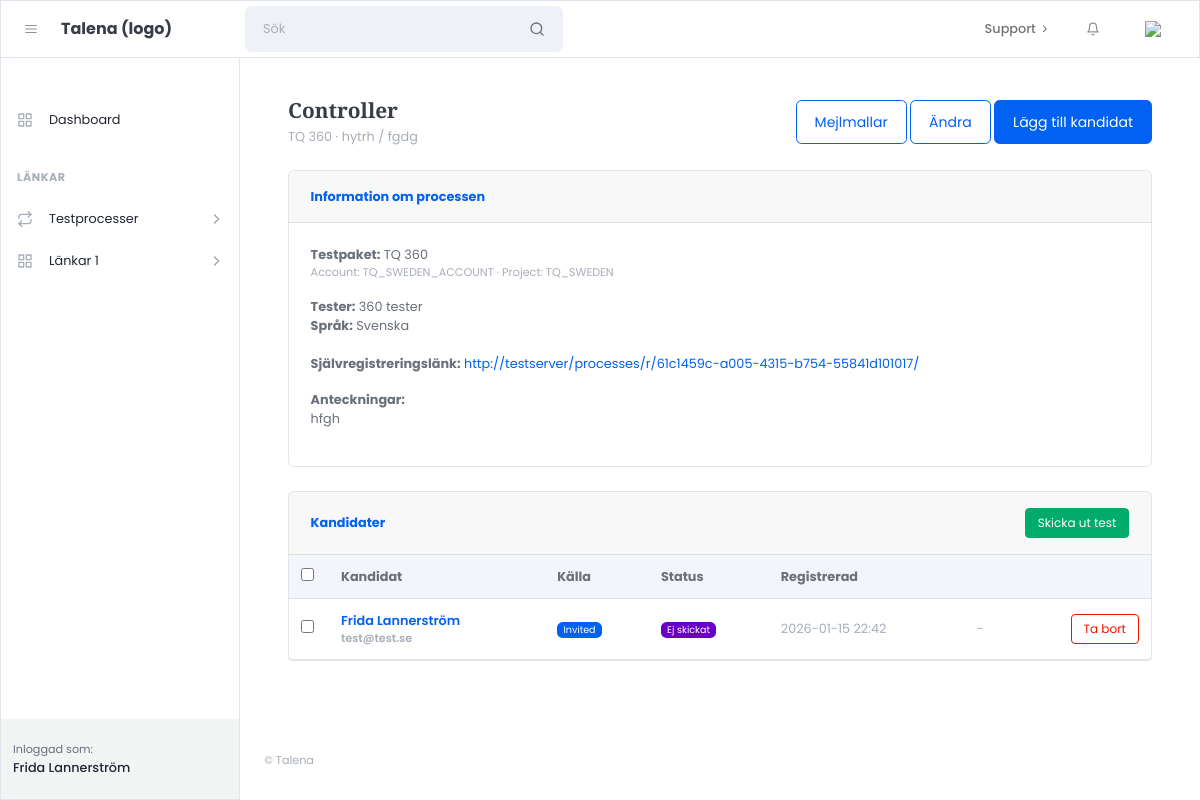
/processes/2/ (signed in), run on an earlier commit of the app's database.
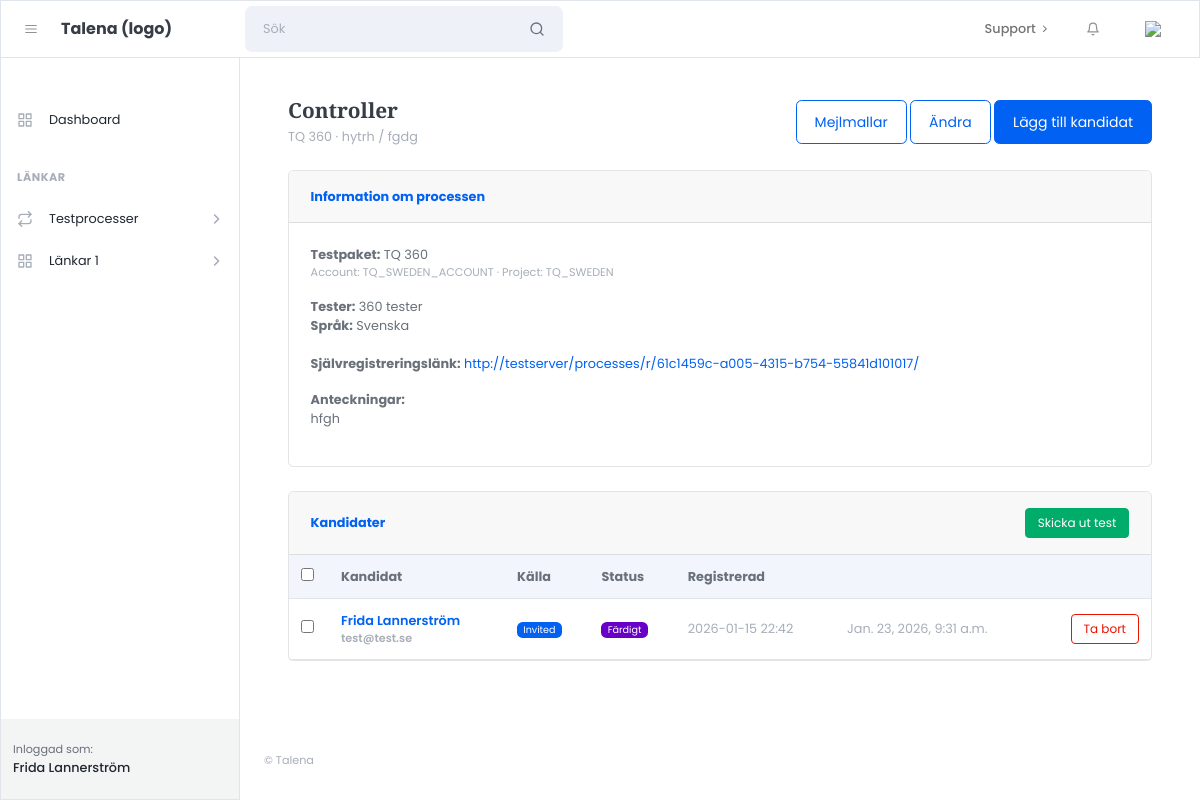
And on a later commit of the database.
### apps/accounts/models.py (models this page shows)
class User(AbstractUser):
    class Role(models.TextChoices):
        ADMIN = "admin", "Admin"
        CUSTOMER = "customer", "Customer"
    role = models.CharField(
        max_length=20,
        choices=Role.choices,
        default=Role.CUSTOMER,
    )

### apps/processes/models.py (models this page shows, shortened)
class TestProcess(models.Model):
    name = models.CharField(max_length=255)
    provider = models.CharField(max_length=50, default="sova")
    account_code = models.CharField(max_length=255)
    project_code = models.CharField(max_length=255)
    project_name_snapshot = models.CharField(max_length=255, blank=True, default="")
    job_title = models.CharField(max_length=255, blank=True, default="")
    job_location = models.CharField(max_length=255, blank=True, default="")
    notes = models.TextField(blank=True, default="")
    self_registration_token = models.UUIDField(
        default=uuid.uuid4,
        unique=True,
        editable=False,
        db_index=True,
    )
    created_by = models.ForeignKey(
        settings.AUTH_USER_MODEL,
        on_delete=models.CASCADE,
        related_name="test_processes",
    )
    created_at = models.DateTimeField(auto_now_add=True)
    class Meta:
        ordering = ["-created_at"]
    def get_self_registration_url(self):
                    return reverse("processes:self_register", kwargs={"token": str(self.self_registration_token)})

class TestInvitation(models.Model):
    STATUS_CHOICES = [
        ("created", "Created"),
        ("sent", "Sent"),
        ("started", "Started"),
        ("completed", "Completed"),
        ("expired", "Expired"),
        ("failed", "Failed"),
    ]
    SOURCE_CHOICES = [
        ("invited", "Invited"),
        ("self_registered", "Self-registered"),
    ]
    def status_label(self):
        return {
            "created": "Ej skickat",
            "sent": "Inbjuden",
            "started": "Påbörjat",
            "completed": "Färdigt",
            "expired": "Utgånget",
            "failed": "Fel",
        }.get(self.status, self.status)
    assessment_url = models.URLField(blank=True, null=True)
    sova_request_id = models.CharField(max_length=512, blank=True, null=True)
    process = models.ForeignKey("processes.TestProcess", on_delete=models.CASCADE, related_name="invitations")
    candidate = models.ForeignKey("processes.Candidate", on_delete=models.CASCADE, related_name="invitations")
    source = models.CharField(max_length=20, choices=SOURCE_CHOICES, default="invited")
    status = models.CharField(max_length=30, choices=STATUS_CHOICES, default="created")
    invited_at = models.DateTimeField(blank=True, null=True)
    completed_at = models.DateTimeField(blank=True, null=True)
    sova_invitation_id = models.CharField(max_length=255, blank=True, null=True)
    sova_payload = models.JSONField(blank=True, null=True)
    created_at = models.DateTimeField(auto_now_add=True)
    class Meta:
        constraints = [
            models.UniqueConstraint(fields=["process", "candidate"], name="uniq_invitation_per_process")
        ]

class Candidate(models.Model):
    first_name = models.CharField(max_length=80)
    last_name = models.CharField(max_length=80, blank=True)
    email = models.EmailField()
    created_at = models.DateTimeField(auto_now_add=True)
    class Meta:
        constraints = [
            models.UniqueConstraint(fields=["email"], name="uniq_candidate_email")
        ]

### apps/projects/models.py (models this page shows, shortened)
class ProjectMeta(models.Model):
    provider = models.CharField(max_length=50, default="sova")
    account_code = models.CharField(max_length=255)
    project_code = models.CharField(max_length=255)
    intern_name = models.TextField(blank=True, default="")
    tests = models.TextField(blank=True, default="")      # ["Personlighet", "Kognitivt"]
    languages = models.TextField(blank=True, default="")   # ["sv", "en"]
    notes = models.TextField(blank=True, default="")
    updated_at = models.DateTimeField(auto_now=True)
    class Meta:
        unique_together = ("provider", "account_code", "project_code")

### apps/processes/views.py (the view)
# urls.py: path("<int:pk>/", views.process_detail, name="process_detail"),
@login_required
def process_detail(request, pk):
    process = get_object_or_404(
        TestProcess,
        pk=pk,
        created_by=request.user
    )
    meta = ProjectMeta.objects.filter(
        account_code=process.account_code,
        project_code=process.project_code,
    ).first()
    invitations = (
        process.invitations
        .select_related("candidate")
        .order_by("-created_at")
    )
    return render(
        request,
        "customer/processes/process_detail.html",
        {
            "process": process,
            "invitations": invitations,
            "meta": meta,
        }
    )

### templates/customer/processes/process_detail.html (shortened to what this page needs)
{% extends "customer/core/layouts/customer_base.html" %}
{% block content %}
<div class="container-fluid px-4">
  <div class="d-flex align-items-center justify-content-between mb-4">
    <div>
      <h1 class="h3 mb-1">{{ process.name }}</h1>
      <div class="text-muted">
        {{ process.project_name_snapshot }} · {{ process.job_title }} / {{ process.job_location }}
      </div>
    </div>
    <div>
      <a class="btn btn-outline-primary" href="{% url 'emails:edit_process_invitation_template' process.id %}">
        Mejlmallar
      </a>
      <a class="btn btn-outline-primary" href="{% url 'processes:process_update' process.id %}">
        Ändra
      </a>
      <a class="btn btn-primary" href="{% url 'processes:process_add_candidate' process.id %}">
        Lägg till kandidat
      </a>
    </div>
  </div>
  <div class="card mb-4">
    <div class="card-header"><strong>Information om processen</strong></div>
    <div class="card-body">
      <div><strong>Testpaket:</strong> {{ process.project_name_snapshot }}</div>
      <div class="text-muted small mb-3">Account: {{ process.account_code }} · Project: {{ process.project_code }}</div>
      <div><strong>Tester:</strong> {{ meta.tests|default:"—" }}</div>
      <div><strong>Språk:</strong> {{ meta.languages|default:"—" }}</div>
      <br>
      <div>
        {% with reg_path=process.get_self_registration_url %}
        <p>
          <strong>Självregistreringslänk:</strong>
          <a href="{{ request.scheme }}://{{ request.get_host }}{{ reg_path }}">
            {{ request.scheme }}://{{ request.get_host }}{{ reg_path }}
          </a>
        </p>
        <p><strong>Anteckningar:</strong><br>{{ process.notes }}</p>
      </div>
      {% endwith %}
    </div>
  </div>
  <div class="card">
    <div class="card-header d-flex justify-content-between align-items-center">
      <strong>Kandidater</strong>
      <button type="submit" form="send-tests-form" class="btn btn-success btn-sm">
        Skicka ut test
      </button>
    </div>
    <div class="card-body p-0">
      <form id="send-tests-form" method="post" action="{% url 'processes:process_send_tests' process.id %}">
        <div class="table-responsive">
          <table class="table mb-0 align-middle">
            <thead class="bg-light">
              <tr>
                <th style="width:40px;">
                  <input type="checkbox" id="select-all">
                </th>
                <th>Kandidat</th>
                <th>Källa</th>
                <th>Status</th>
                <th>Registrerad</th>
                <th></th>
                <th></th>
              </tr>
            </thead>
            <tbody>
              {% for inv in invitations %}
              <tr>
                <td>
                  <input type="checkbox" name="invitation_ids" value="{{ inv.id }}" class="row-check">
                </td>
                <td class="fw-semibold">
                  <a href="{% url 'processes:process_candidate_detail' process.id inv.candidate.id %}"
                    class="text-decoration-none fw-semibold">
                    {{ inv.candidate.first_name }} {{ inv.candidate.last_name }}
                  </a>
                  <div class="small text-muted">{{ inv.candidate.email }}</div>
                </td>
                <td>
                  {% if inv.source == "self_registered" %}
                  <span class="badge bg-info">Self-registered</span>
                  {% else %}
                  <span class="badge bg-primary">Invited</span>
                  {% endif %}
                </td>
                <td>
                  <span class="badge bg-secondary">
                    {{ inv.status_label }}
                  </span>
                </td>
                <td class="text-muted">
                  {{ inv.invited_at|default:inv.created_at|date:"Y-m-d H:i" }}
                </td>
                <td class="text-muted">
                  {{ inv.completed_at|default:"-" }}
                </td>
                <td class="text-end">
                  <button type="submit" class="btn btn-sm btn-outline-danger" form="send-tests-form"
                    formaction="{% url 'processes:remove_candidate_from_process' process.id inv.candidate_id %}"
                    formmethod="post" onclick="return confirm('Are you sure you want to remove this candidate?');"
                    title="Remove candidate">
                    Ta bort
                  </button>
                </td>
              </tr>
              {% empty %}
              <tr>
                <td colspan="6" class="p-4 text-muted text-center">
                  No candidates yet.
                </td>
              </tr>
              {% endfor %}
            </tbody>
          </table>
        </div>
      </form>
    </div>
  </div>
</div>
{% endblock %}

### templates/customer/core/layouts/customer_base.html (shortened to what this page needs)
{% load static %}
<!DOCTYPE html>
<html lang="en">
<head>
  <link href="https://cdn.jsdelivr.net/npm/litepicker/dist/css/litepicker.css" rel="stylesheet" />
  <link href="{% static 'css/style.css' %}" rel="stylesheet" />
</head>
<body class="nav-fixed">
  {% include "../partials/customer_header.html" %}
  <div id="layoutSidenav">
    {% include "../partials/customer_sidebar.html" %}
    <div id="layoutSidenav_content">
      <main>
        <div class="container-xl px-4 mt-5">
        {% block content %}{% endblock %}
        </div>
      </main>
      {% include "../partials/customer_footer.html" %}
    </div>
  </div>
</body>
</html>

### templates/customer/core/partials/customer_header.html (shortened to what this page needs)
<nav class="topnav navbar navbar-expand justify-content-between justify-content-sm-start navbar-light bg-white border" id="sidenavAccordion">
            <button class="btn btn-icon btn-transparent-dark order-1 order-lg-0 me-2 ms-lg-2 me-lg-0" id="sidebarToggle"><i data-feather="menu"></i></button>
            <a class="navbar-brand pe-3 ps-4 ps-lg-2">Talena (logo)</a>
            <form class="form-inline me-auto d-none d-lg-block me-3">
                <div class="input-group input-group-joined input-group-solid">
                    <input class="form-control pe-0" type="search" placeholder="Sök" aria-label="Sök" />
                    <div class="input-group-text"><i data-feather="search"></i></div>
                </div>
            </form>
            <ul class="navbar-nav align-items-center ms-auto">
                <li class="nav-item dropdown no-caret d-none d-md-block me-3">
                    <a class="nav-link dropdown-toggle" id="navbarDropdownDocs" href="javascript:void(0);" role="button" data-bs-toggle="dropdown" aria-haspopup="true" aria-expanded="false">
                        <div class="fw-500">Support</div>
                        <i class="fas fa-chevron-right dropdown-arrow"></i>
                    </a>
                </li>
                <li class="nav-item dropdown no-caret d-none d-sm-block me-3 dropdown-notifications">
                    <a class="btn btn-icon btn-transparent-dark dropdown-toggle" id="navbarDropdownAlerts" href="javascript:void(0);" role="button" data-bs-toggle="dropdown" aria-haspopup="true" aria-expanded="false"><i data-feather="bell"></i></a>
                </li>
                <li class="nav-item dropdown no-caret dropdown-user me-3 me-lg-4">
                    <a class="btn btn-icon btn-transparent-dark dropdown-toggle" id="navbarDropdownUserImage" href="javascript:void(0);" role="button" data-bs-toggle="dropdown" aria-haspopup="true" aria-expanded="false"><img class="img-fluid" src="assets/img/illustrations/profiles/profile-1.png" /></a>
                </li>
            </ul>
        </nav>

### templates/customer/core/partials/customer_sidebar.html (shortened to what this page needs)
<div id="layoutSidenav_nav">
                <nav class="sidenav sidenav-light border">
                    <div class="sidenav-menu">
                        <div class="nav accordion" id="accordionSidenav">
                            <div class="sidenav-menu-heading"></div>
                            <a class="nav-link" href="{% url 'customer_dashboard' %}">
                                <div class="nav-link-icon"><i data-feather="grid"></i></div>
                                Dashboard
                            </a>
                            <div class="sidenav-menu-heading">Länkar</div>
                            <a class="nav-link collapsed" href="javascript:void(0);" data-bs-toggle="collapse" data-bs-target="#collapseFlows" aria-expanded="false" aria-controls="collapseFlows">
                                <div class="nav-link-icon"><i data-feather="repeat"></i></div>
                                Testprocesser
                                <div class="sidenav-collapse-arrow"><i class="fas fa-angle-down"></i></div>
                            </a>
                            <a class="nav-link collapsed" href="javascript:void(0);" data-bs-toggle="collapse" data-bs-target="#collapsePages" aria-expanded="false" aria-controls="collapsePages">
                                <div class="nav-link-icon"><i data-feather="grid"></i></div>
                                Länkar 1
                                <div class="sidenav-collapse-arrow"><i class="fas fa-angle-down"></i></div>
                            </a>
                    </div>
                    </div>
                    <div class="sidenav-footer">
                        <div class="sidenav-footer-content">
                            <div class="sidenav-footer-subtitle">Inloggad som:</div>
                            <div class="sidenav-footer-title">{{ request.user.get_full_name }}</div>
                        </div>
                    </div>
                </nav>
            </div>

### templates/customer/core/partials/customer_footer.html
<footer class="footer-admin mt-auto footer-light">
  <div class="container-xl px-4">
    <div class="small text-muted py-3">© Talena</div>
  </div>
</footer>

What changed in the data, as far as the page shows it:
changed TestInvitation "Frida": status_label "Ej skickat" → "Färdigt"; completed_at "-" → "Jan. 23, 2026, 9:31 a.m."
